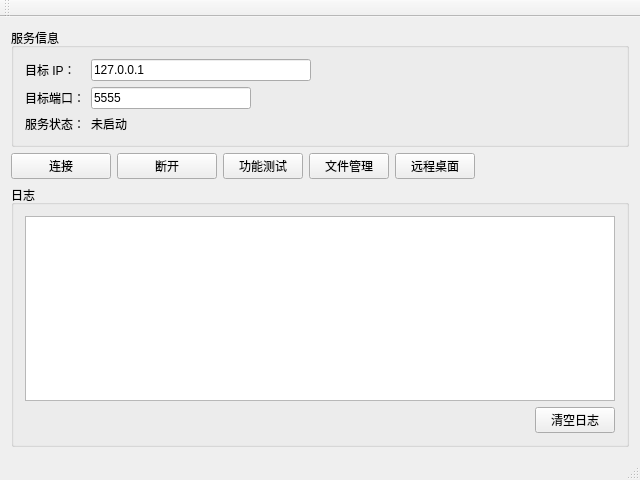
<?xml version="1.0" encoding="UTF-8"?>
<ui version="4.0">
 <class>Qt_RemoteClass</class>
 <widget class="QMainWindow" name="Qt_RemoteClass">
  <property name="geometry">
   <rect>
    <x>0</x>
    <y>0</y>
    <width>640</width>
    <height>480</height>
   </rect>
  </property>
  <property name="windowTitle">
   <string>远程控制客户端</string>
  </property>
  <widget class="QWidget" name="centralWidget">
   <layout class="QVBoxLayout" name="verticalLayoutMain">
    <item>
     <widget class="QGroupBox" name="groupServerInfo">
      <property name="title">
       <string>服务信息</string>
      </property>
      <layout class="QFormLayout" name="formLayoutServerInfo">
       <item row="0" column="0">
        <widget class="QLabel" name="labelLocalIpTitle">
         <property name="text">
          <string>目标 IP：</string>
         </property>
        </widget>
       </item>
       <item row="0" column="1">
        <widget class="QLineEdit" name="lineEditTargetIp">
         <property name="maximumSize">
          <size>
           <width>220</width>
           <height>16777215</height>
          </size>
         </property>
         <property name="text">
          <string>127.0.0.1</string>
         </property>
        </widget>
       </item>
       <item row="1" column="0">
        <widget class="QLabel" name="labelPortTitle">
         <property name="text">
          <string>目标端口：</string>
         </property>
        </widget>
       </item>
       <item row="1" column="1">
        <widget class="QLineEdit" name="lineEditPort">
         <property name="maximumSize">
          <size>
           <width>160</width>
           <height>16777215</height>
          </size>
         </property>
         <property name="text">
          <string>5555</string>
         </property>
        </widget>
       </item>
       <item row="2" column="0">
        <widget class="QLabel" name="labelServiceStatusTitle">
         <property name="text">
          <string>服务状态：</string>
         </property>
        </widget>
       </item>
       <item row="2" column="1">
        <widget class="QLabel" name="labelServiceStatusValue">
         <property name="text">
          <string>未启动</string>
         </property>
        </widget>
       </item>
      </layout>
     </widget>
    </item>
    <item>
     <layout class="QHBoxLayout" name="horizontalLayoutActions">
      <item>
       <widget class="QPushButton" name="btnStartService">
        <property name="minimumSize">
         <size>
          <width>100</width>
          <height>0</height>
         </size>
        </property>
        <property name="text">
         <string>连接</string>
        </property>
       </widget>
      </item>
      <item>
       <widget class="QPushButton" name="btnStopService">
        <property name="minimumSize">
         <size>
          <width>100</width>
          <height>0</height>
         </size>
        </property>
        <property name="text">
         <string>断开</string>
        </property>
       </widget>
      </item>
      <item>
       <widget class="QPushButton" name="btnTest">
        <property name="text">
         <string>功能测试</string>
        </property>
       </widget>
      </item>
      <item>
       <widget class="QPushButton" name="btnFileManager">
        <property name="text">
         <string>文件管理</string>
        </property>
       </widget>
      </item>
      <item>
       <widget class="QPushButton" name="btnRemoteDesktop">
        <property name="text">
         <string>远程桌面</string>
        </property>
       </widget>
      </item>
      <item>
       <spacer name="horizontalSpacerActions">
        <property name="orientation">
         <enum>Qt::Horizontal</enum>
        </property>
        <property name="sizeHint" stdset="0">
         <size>
          <width>40</width>
          <height>20</height>
         </size>
        </property>
       </spacer>
      </item>
     </layout>
    </item>
    <item>
     <widget class="QGroupBox" name="groupLogs">
      <property name="title">
       <string>日志</string>
      </property>
      <layout class="QVBoxLayout" name="verticalLayoutLogs">
       <item>
        <widget class="QPlainTextEdit" name="plainTextLogs">
         <property name="readOnly">
          <bool>true</bool>
         </property>
        </widget>
       </item>
       <item>
        <layout class="QHBoxLayout" name="horizontalLayoutLogActions">
         <item>
          <spacer name="horizontalSpacerLogActions">
           <property name="orientation">
            <enum>Qt::Horizontal</enum>
           </property>
           <property name="sizeHint" stdset="0">
            <size>
             <width>40</width>
             <height>20</height>
            </size>
           </property>
          </spacer>
         </item>
         <item>
          <widget class="QPushButton" name="btnClearLogs">
           <property name="text">
            <string>清空日志</string>
           </property>
          </widget>
         </item>
        </layout>
       </item>
      </layout>
     </widget>
    </item>
   </layout>
  </widget>
  <widget class="QMenuBar" name="menuBar">
   <property name="geometry">
    <rect>
     <x>0</x>
     <y>0</y>
     <width>640</width>
     <height>21</height>
    </rect>
   </property>
  </widget>
  <widget class="QToolBar" name="mainToolBar">
   <attribute name="toolBarArea">
    <enum>TopToolBarArea</enum>
   </attribute>
   <attribute name="toolBarBreak">
    <bool>false</bool>
   </attribute>
  </widget>
  <widget class="QStatusBar" name="statusBar"/>
 </widget>
 <layoutdefault spacing="6" margin="11"/>
 <resources/>
 <connections/>
</ui>
